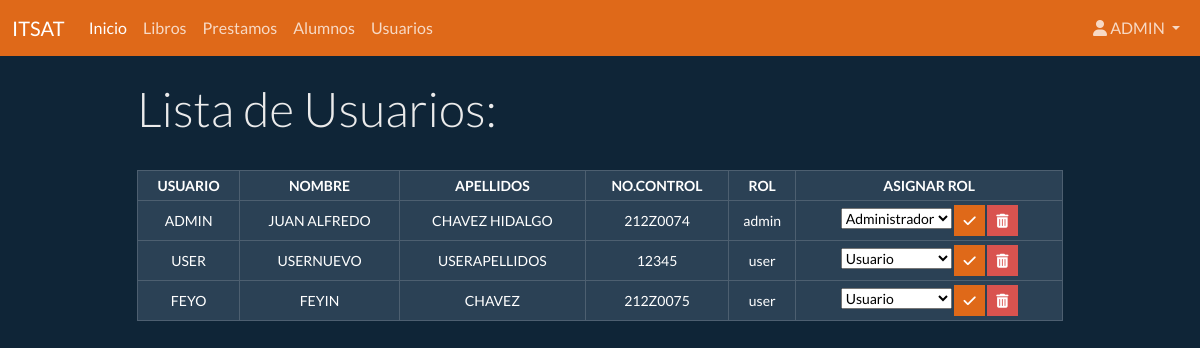
The app's page /index.php?type=users&action=index (signed in) with its own data.
### tables this page shows
CREATE TABLE `users` (
  `id` int(11) NOT NULL,
  `username` varchar(255) NOT NULL,
  `password` varchar(255) NOT NULL,
  `role` enum('admin','user') NOT NULL DEFAULT 'user',
  `names` varchar(250) NOT NULL,
  `last_name` varchar(250) NOT NULL,
  `control` varchar(250) NOT NULL
);

### controllers/UserController.php (called while the page is built, shortened)
<?php
require_once __DIR__ . '/../config/database.php';
require_once __DIR__ . '/../models/User.php';
class UserController {
    private $user;
    public function __construct() {
        $database = new Database();
        $this->db = $database->getConnection();
        $this->user = new User($this->db);
    }
    public function index() {
        $stmt = $this->user->read();
        $users = $stmt->fetchAll(PDO::FETCH_ASSOC);
        require __DIR__ . '/../views/users/index.php';
    }
}
?>

### config/database.php (called while the page is built, shortened)
<?php
class Database {
    private $host = "localhost";
    private $db_name = "library";
    private $username = "root";
    private $password = "";
    public function getConnection() {
        $this->conn = null;
        try {
            $this->conn = new PDO("mysql:host=" . $this->host . ";dbname=" . $this->db_name, $this->username, $this->password);
            $this->conn->exec("set names utf8");
        } catch(PDOException $exception) {
            echo "Connection error: " . $exception->getMessage();
        }
        return $this->conn;
    }
}
?>

### models/User.php (called while the page is built, shortened)
<?php
class User {
    private $conn;
    private $table_name = "users";
    public function __construct($db) {
        $this->conn = $db;
    }
     function read() {
        $query = "SELECT * FROM " . $this->table_name;
        $stmt = $this->conn->prepare($query);
        $stmt->execute();
        return $stmt;
    }
}
?>

### views/users/index.php (the view, shortened to what this page needs)
<!DOCTYPE html>
<html>
<head>
    <?php  require_once __DIR__ . '/../template/header.php'; ?>
    <div class="col-md-1"></div>
    <div class="col-md-10">
        <div class="table-responsive">
            <table class="table table-bordered table-dark text-center table-sm">
                <h1 class="display-5">Lista de Usuarios:</h1> <br>
                <thead class="align-middle">
                    <tr>
                        <th>USUARIO</th>
                        <th>NOMBRE</th>
                        <th>APELLIDOS</th>
                        <th>NO.CONTROL</th>
                        <th>ROL</th>
                        <th>ASIGNAR ROL</th>
                    </tr>
                </thead>
                <tbody class="align-middle">
                    <?php foreach($users as $user): ?>
                <tr>
                    <td><?php echo $user['username']; ?></td>
                    <td><?php echo $user['names']; ?></td>
                    <td><?php echo $user['last_name']; ?></td>
                    <td><?php echo $user['control']; ?></td>
                    <td><?php echo $user['role']; ?></td>
                    <td>
                        <form method="post" action="index.php?type=users&action=updateRole">
                            <select class="form" name="role">
                                <option value="user" <?php if($user['role'] == 'user') echo 'selected'; ?>>Usuario</option>
                                <option value="admin" <?php if($user['role'] == 'admin') echo 'selected'; ?>>Administrador</option>
                            </select>
                            <button type="submit" class="btn btn-primary btn-sm" value="Actualizar Rol"><i class="fa-solid fa-check"></i></button>
                            <a type="button" class="btn btn-danger btn-sm" href="index.php?type=users&action=delete&id=<?php echo $user['id']; ?>" onclick="return confirm('¿Estás seguro de eliminar este usuario?');"><i class="fas fa-trash-alt"></i></a>
                        </form>
                    </td>
                </tr>
                <?php endforeach; ?>
                </tbody>
            </table>
        </div>
    </div>
     <?php  require_once __DIR__ . '/../template/footer.php'; ?>

### records on screen
users: username "ADMIN", names "JUAN ALFREDO", last_name "CHAVEZ HIDALGO", control "212Z0074", role "admin", role "Administrador"
users: username "USER", names "USERNUEVO", last_name "USERAPELLIDOS", control "12345", role "user", role "Usuario"
users: username "FEYO", names "FEYIN", last_name "CHAVEZ", control "212Z0075", role "user", role "Usuario"

### other values on screen
$_SESSION['username'] "ADMIN"
